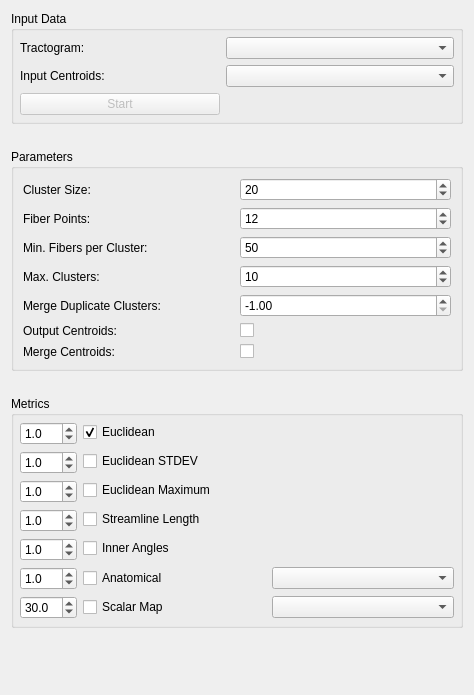
<?xml version="1.0" encoding="UTF-8"?>
<ui version="4.0">
 <class>QmitkFiberClusteringViewControls</class>
 <widget class="QWidget" name="QmitkFiberClusteringViewControls">
  <property name="geometry">
   <rect>
    <x>0</x>
    <y>0</y>
    <width>474</width>
    <height>695</height>
   </rect>
  </property>
  <property name="windowTitle">
   <string>Form</string>
  </property>
  <layout class="QGridLayout" name="gridLayout_10">
   <property name="verticalSpacing">
    <number>25</number>
   </property>
   <item row="4" column="0">
    <spacer name="verticalSpacer">
     <property name="orientation">
      <enum>Qt::Vertical</enum>
     </property>
     <property name="sizeHint" stdset="0">
      <size>
       <width>20</width>
       <height>40</height>
      </size>
     </property>
    </spacer>
   </item>
   <item row="2" column="0">
    <widget class="QGroupBox" name="groupBox">
     <property name="title">
      <string>Metrics</string>
     </property>
     <layout class="QFormLayout" name="formLayout">
      <property name="leftMargin">
       <number>6</number>
      </property>
      <property name="topMargin">
       <number>6</number>
      </property>
      <property name="rightMargin">
       <number>6</number>
      </property>
      <property name="bottomMargin">
       <number>6</number>
      </property>
      <item row="0" column="0">
       <widget class="QDoubleSpinBox" name="m_MetricWeight1">
        <property name="toolTip">
         <string>Weighting factor for metric values.</string>
        </property>
        <property name="decimals">
         <number>1</number>
        </property>
        <property name="maximum">
         <double>999.000000000000000</double>
        </property>
        <property name="value">
         <double>1.000000000000000</double>
        </property>
       </widget>
      </item>
      <item row="0" column="1">
       <widget class="QCheckBox" name="m_MetricBox1">
        <property name="text">
         <string>Euclidean</string>
        </property>
        <property name="checked">
         <bool>true</bool>
        </property>
       </widget>
      </item>
      <item row="1" column="0">
       <widget class="QDoubleSpinBox" name="m_MetricWeight2">
        <property name="toolTip">
         <string>Weighting factor for metric values.</string>
        </property>
        <property name="decimals">
         <number>1</number>
        </property>
        <property name="maximum">
         <double>999.000000000000000</double>
        </property>
        <property name="value">
         <double>1.000000000000000</double>
        </property>
       </widget>
      </item>
      <item row="1" column="1">
       <widget class="QCheckBox" name="m_MetricBox2">
        <property name="text">
         <string>Euclidean STDEV</string>
        </property>
       </widget>
      </item>
      <item row="2" column="0">
       <widget class="QDoubleSpinBox" name="m_MetricWeight3">
        <property name="toolTip">
         <string>Weighting factor for metric values.</string>
        </property>
        <property name="decimals">
         <number>1</number>
        </property>
        <property name="maximum">
         <double>999.000000000000000</double>
        </property>
        <property name="value">
         <double>1.000000000000000</double>
        </property>
       </widget>
      </item>
      <item row="2" column="1">
       <widget class="QCheckBox" name="m_MetricBox3">
        <property name="text">
         <string>Euclidean Maximum</string>
        </property>
       </widget>
      </item>
      <item row="3" column="0">
       <widget class="QDoubleSpinBox" name="m_MetricWeight7">
        <property name="toolTip">
         <string>Weighting factor for metric values.</string>
        </property>
        <property name="decimals">
         <number>1</number>
        </property>
        <property name="maximum">
         <double>999.000000000000000</double>
        </property>
        <property name="value">
         <double>1.000000000000000</double>
        </property>
       </widget>
      </item>
      <item row="4" column="0">
       <widget class="QDoubleSpinBox" name="m_MetricWeight6">
        <property name="toolTip">
         <string>Weighting factor for metric values.</string>
        </property>
        <property name="decimals">
         <number>1</number>
        </property>
        <property name="maximum">
         <double>999.000000000000000</double>
        </property>
        <property name="value">
         <double>1.000000000000000</double>
        </property>
       </widget>
      </item>
      <item row="4" column="1">
       <widget class="QCheckBox" name="m_MetricBox6">
        <property name="text">
         <string>Inner Angles</string>
        </property>
       </widget>
      </item>
      <item row="5" column="0">
       <widget class="QDoubleSpinBox" name="m_MetricWeight4">
        <property name="toolTip">
         <string>Weighting factor for metric values.</string>
        </property>
        <property name="decimals">
         <number>1</number>
        </property>
        <property name="maximum">
         <double>999.000000000000000</double>
        </property>
        <property name="value">
         <double>1.000000000000000</double>
        </property>
       </widget>
      </item>
      <item row="5" column="1">
       <widget class="QFrame" name="frame_2">
        <property name="frameShape">
         <enum>QFrame::NoFrame</enum>
        </property>
        <property name="frameShadow">
         <enum>QFrame::Raised</enum>
        </property>
        <layout class="QGridLayout" name="gridLayout_3">
         <property name="leftMargin">
          <number>0</number>
         </property>
         <property name="topMargin">
          <number>0</number>
         </property>
         <property name="rightMargin">
          <number>0</number>
         </property>
         <property name="bottomMargin">
          <number>0</number>
         </property>
         <property name="spacing">
          <number>6</number>
         </property>
         <item row="0" column="1">
          <widget class="QCheckBox" name="m_MetricBox4">
           <property name="toolTip">
            <string>Distance is based on the selected parcellation.</string>
           </property>
           <property name="text">
            <string>Anatomical</string>
           </property>
          </widget>
         </item>
         <item row="0" column="2">
          <widget class="QmitkDataStorageComboBox" name="m_ParcellationBox">
           <property name="toolTip">
            <string>Distance is based on the selected parcellation.</string>
           </property>
          </widget>
         </item>
        </layout>
       </widget>
      </item>
      <item row="6" column="0">
       <widget class="QDoubleSpinBox" name="m_MetricWeight5">
        <property name="toolTip">
         <string>Weighting factor for metric values.</string>
        </property>
        <property name="decimals">
         <number>1</number>
        </property>
        <property name="maximum">
         <double>999.000000000000000</double>
        </property>
        <property name="value">
         <double>30.000000000000000</double>
        </property>
       </widget>
      </item>
      <item row="6" column="1">
       <widget class="QFrame" name="frame_3">
        <property name="frameShape">
         <enum>QFrame::NoFrame</enum>
        </property>
        <property name="frameShadow">
         <enum>QFrame::Raised</enum>
        </property>
        <layout class="QGridLayout" name="gridLayout">
         <property name="leftMargin">
          <number>0</number>
         </property>
         <property name="topMargin">
          <number>0</number>
         </property>
         <property name="rightMargin">
          <number>0</number>
         </property>
         <property name="bottomMargin">
          <number>0</number>
         </property>
         <item row="0" column="0">
          <widget class="QCheckBox" name="m_MetricBox5">
           <property name="toolTip">
            <string>Distance is based on the scalar map values along the tract.</string>
           </property>
           <property name="text">
            <string>Scalar Map</string>
           </property>
          </widget>
         </item>
         <item row="0" column="1">
          <widget class="QmitkDataStorageComboBox" name="m_MapBox">
           <property name="toolTip">
            <string>Distance is based on the scalar map values along the tract.</string>
           </property>
          </widget>
         </item>
        </layout>
       </widget>
      </item>
      <item row="3" column="1">
       <widget class="QCheckBox" name="m_MetricBox7">
        <property name="text">
         <string>Streamline Length</string>
        </property>
       </widget>
      </item>
     </layout>
    </widget>
   </item>
   <item row="0" column="0">
    <widget class="QGroupBox" name="groupBox_2">
     <property name="title">
      <string>Input Data</string>
     </property>
     <layout class="QGridLayout" name="gridLayout_4">
      <property name="leftMargin">
       <number>6</number>
      </property>
      <property name="topMargin">
       <number>6</number>
      </property>
      <property name="rightMargin">
       <number>6</number>
      </property>
      <property name="bottomMargin">
       <number>6</number>
      </property>
      <item row="1" column="0">
       <widget class="QLabel" name="label_12">
        <property name="text">
         <string>Input Centroids:</string>
        </property>
       </widget>
      </item>
      <item row="1" column="1">
       <widget class="QmitkDataStorageComboBoxWithSelectNone" name="m_InCentroidsBox">
        <property name="toolTip">
         <string>If set, the input tractogram is clustered around the input centroids and no new clusters are created.</string>
        </property>
       </widget>
      </item>
      <item row="2" column="0">
       <widget class="QPushButton" name="m_StartButton">
        <property name="enabled">
         <bool>false</bool>
        </property>
        <property name="sizePolicy">
         <sizepolicy hsizetype="Preferred" vsizetype="Preferred">
          <horstretch>0</horstretch>
          <verstretch>0</verstretch>
         </sizepolicy>
        </property>
        <property name="maximumSize">
         <size>
          <width>200</width>
          <height>16777215</height>
         </size>
        </property>
        <property name="toolTip">
         <string/>
        </property>
        <property name="text">
         <string>Start</string>
        </property>
       </widget>
      </item>
      <item row="0" column="0">
       <widget class="QLabel" name="label_3">
        <property name="text">
         <string>Tractogram:</string>
        </property>
       </widget>
      </item>
      <item row="0" column="1">
       <widget class="QmitkDataStorageComboBox" name="m_TractBox"/>
      </item>
     </layout>
    </widget>
   </item>
   <item row="1" column="0">
    <widget class="QGroupBox" name="groupBox_3">
     <property name="title">
      <string>Parameters</string>
     </property>
     <layout class="QGridLayout" name="gridLayout_5">
      <item row="4" column="0">
       <widget class="QLabel" name="label_10">
        <property name="text">
         <string>Merge Duplicate Clusters:</string>
        </property>
       </widget>
      </item>
      <item row="4" column="1">
       <widget class="QDoubleSpinBox" name="m_MergeDuplicatesBox">
        <property name="toolTip">
         <string>Merge duplicate clusters with the specified distance threshold. If threshold is &lt; 0, the threshold is set to half of the specified cluster size.</string>
        </property>
        <property name="minimum">
         <double>-1.000000000000000</double>
        </property>
        <property name="maximum">
         <double>99999.000000000000000</double>
        </property>
        <property name="value">
         <double>-1.000000000000000</double>
        </property>
       </widget>
      </item>
      <item row="5" column="0">
       <widget class="QLabel" name="label_11">
        <property name="text">
         <string>Output Centroids:</string>
        </property>
       </widget>
      </item>
      <item row="3" column="1">
       <widget class="QSpinBox" name="m_MaxClustersBox">
        <property name="toolTip">
         <string>Only output the N largest clusters. Zero means no limit.</string>
        </property>
        <property name="maximum">
         <number>99999999</number>
        </property>
        <property name="value">
         <number>10</number>
        </property>
       </widget>
      </item>
      <item row="1" column="1">
       <widget class="QSpinBox" name="m_FiberPointsBox">
        <property name="toolTip">
         <string>Fibers are resampled to the desired number of points for clustering. Smaller is faster but less accurate.</string>
        </property>
        <property name="minimum">
         <number>2</number>
        </property>
        <property name="maximum">
         <number>9999999</number>
        </property>
        <property name="value">
         <number>12</number>
        </property>
       </widget>
      </item>
      <item row="2" column="0">
       <widget class="QLabel" name="label_4">
        <property name="text">
         <string>Min. Fibers per Cluster:</string>
        </property>
       </widget>
      </item>
      <item row="1" column="0">
       <widget class="QLabel" name="label_6">
        <property name="text">
         <string>Fiber Points:</string>
        </property>
       </widget>
      </item>
      <item row="0" column="1">
       <widget class="QSpinBox" name="m_ClusterSizeBox">
        <property name="toolTip">
         <string>Cluster size: metric distance threshold (mm for the Euclidean metrics).</string>
        </property>
        <property name="minimum">
         <number>1</number>
        </property>
        <property name="maximum">
         <number>9999999</number>
        </property>
        <property name="value">
         <number>20</number>
        </property>
       </widget>
      </item>
      <item row="5" column="1">
       <widget class="QCheckBox" name="m_CentroidsBox">
        <property name="text">
         <string/>
        </property>
       </widget>
      </item>
      <item row="3" column="0">
       <widget class="QLabel" name="label_2">
        <property name="text">
         <string>Max. Clusters:</string>
        </property>
       </widget>
      </item>
      <item row="2" column="1">
       <widget class="QSpinBox" name="m_MinFibersBox">
        <property name="toolTip">
         <string>Only output clusters with at least the specified number of fibers.</string>
        </property>
        <property name="minimum">
         <number>1</number>
        </property>
        <property name="maximum">
         <number>9999999</number>
        </property>
        <property name="value">
         <number>50</number>
        </property>
       </widget>
      </item>
      <item row="0" column="0">
       <widget class="QLabel" name="label_5">
        <property name="text">
         <string>Cluster Size:</string>
        </property>
       </widget>
      </item>
      <item row="6" column="0">
       <widget class="QLabel" name="label_13">
        <property name="text">
         <string>Merge Centroids:</string>
        </property>
       </widget>
      </item>
      <item row="6" column="1">
       <widget class="QCheckBox" name="m_MergeCentroidsBox">
        <property name="text">
         <string/>
        </property>
       </widget>
      </item>
     </layout>
    </widget>
   </item>
  </layout>
 </widget>
 <customwidgets>
  <customwidget>
   <class>QmitkDataStorageComboBox</class>
   <extends>QComboBox</extends>
   <header location="global">QmitkDataStorageComboBox.h</header>
  </customwidget>
  <customwidget>
   <class>QmitkDataStorageComboBoxWithSelectNone</class>
   <extends>QComboBox</extends>
   <header>QmitkDataStorageComboBoxWithSelectNone.h</header>
  </customwidget>
 </customwidgets>
 <resources/>
 <connections/>
</ui>
